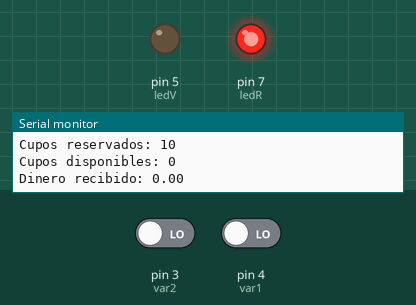
Simulated run of this sketch. Board: Arduino Uno, built with avr-gcc and run on an emulated ATmega328P. On the bench: output pins drawn as LEDs (lit = HIGH), the last lines printed to the serial monitor. The test bench sets the inputs (shaded band); at power-on: pin 4 (var1) LOW, pin 3 (var2) LOW.

Above: at 4.8 s.
4.9 s: pin 4 (var1) driven HIGH
At 7.2 s:
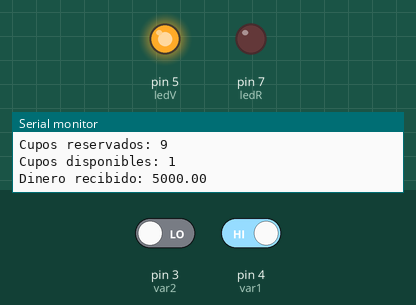
Timing chart, 0 to 8.7 s (numbered marks = the images above; inputs shaded):
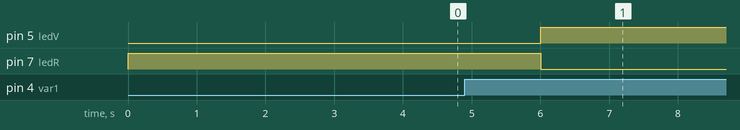

Measured:
- after the input at 4.9 s, pin 5 (ledV): LOW → HIGH after 1.1 s; pin 7 (ledR): HIGH → LOW after 1.1 s

The sketch:

Actividad_5_-_Parqueadero.ino
```cpp
//Anderson Cepeda y Juan Sebastian Guanumen
//Microtrontroladores
//Actividad 5

int var1 = 4;
int var2 = 3;
int ledR = 7;
int ledV = 5;

int disponible = 0;
float dinero = 0;

void salida () {
if(digitalRead(var1)){
   disponible+=1;
   dinero+=5000;
 }
}

void entrada () {
if(digitalRead(var2)){
  if(disponible>=1 && disponible <=10)
   disponible-=1;
  }
}
  void setup()
  {
    pinMode(var1,INPUT);
    pinMode(var2,INPUT);
    pinMode(ledV,OUTPUT);
    pinMode(ledR,OUTPUT);

    Serial.begin(9600);
  }

  void loop()
  {


  if (digitalRead(var1)){

     salida();
  }


 if(disponible >10){
  		disponible+=-1;
   		dinero-=5000;
	}

  if (digitalRead(var2)){

     entrada();
  }


  if(disponible >0 && disponible <= 10)
  {
    digitalWrite(ledV,HIGH);
    digitalWrite(ledR,LOW);

  } else{
    digitalWrite(ledR,HIGH);
     digitalWrite(ledV,LOW);
  }

  Serial.print("Cupos reservados: ");
  Serial.println(10 - disponible);
  Serial.print("Cupos disponibles: ");
  Serial.println(disponible);
  Serial.print("Dinero recibido: ");
  Serial.println(dinero);
  delay(2000);


  }
```
